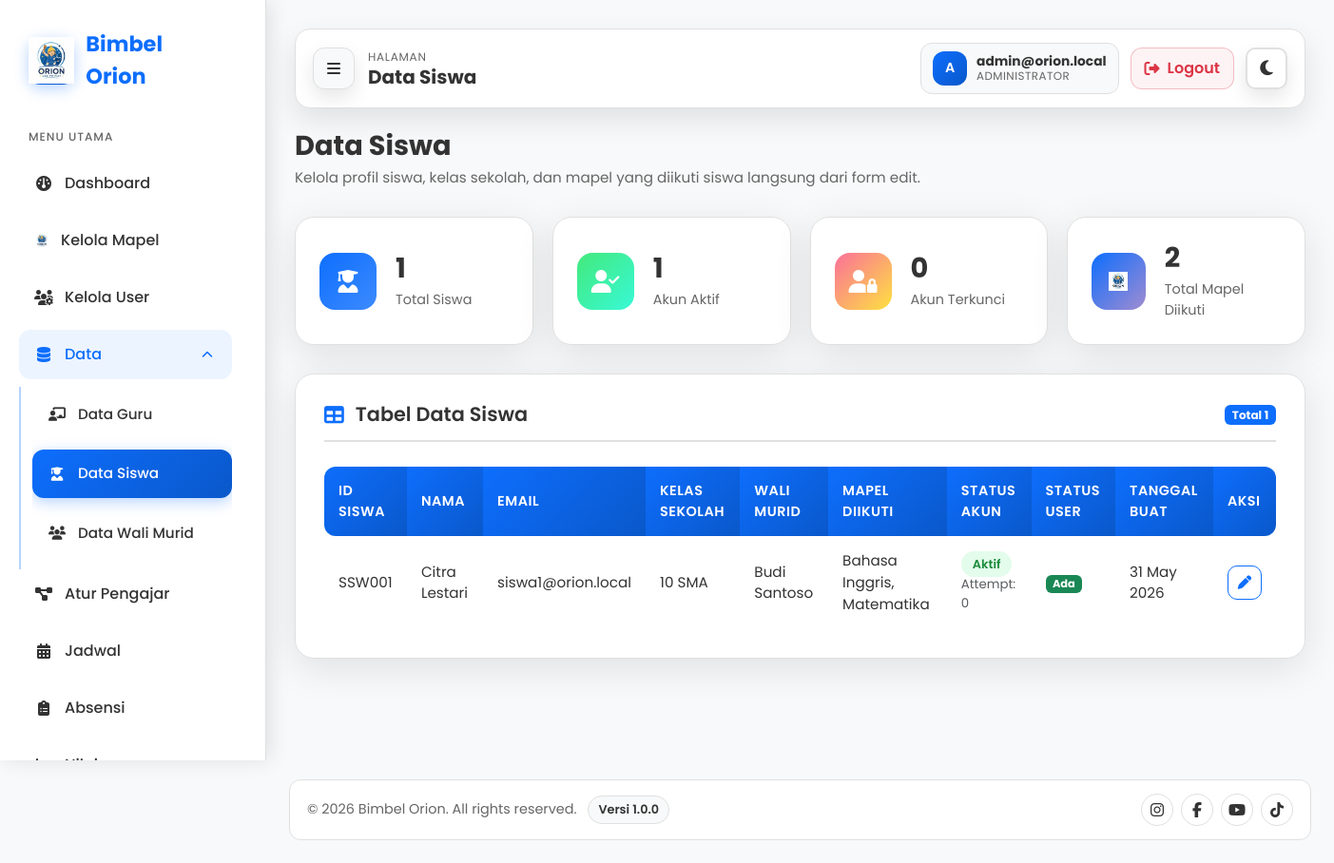
Page /index.php?page=admin-siswa (signed in) on the committed database.
### tables this page shows
CREATE TABLE siswa (
  id CHAR(6) NOT NULL,
  nama VARCHAR(150) NOT NULL,
  kelas_sekolah VARCHAR(50) DEFAULT 'Privat',
  asal_sekolah VARCHAR(150) DEFAULT NULL,
  alamat TEXT DEFAULT NULL,
  no_telp VARCHAR(20) DEFAULT NULL,
  foto_path VARCHAR(255) DEFAULT NULL,
  wali_id CHAR(6) DEFAULT NULL,
  created_at TIMESTAMP NOT NULL DEFAULT CURRENT_TIMESTAMP,
  PRIMARY KEY (id),
  KEY idx_siswa_wali (wali_id),
  KEY idx_siswa_nama (nama),
  CONSTRAINT fk_siswa_user
    FOREIGN KEY (id) REFERENCES users(id)
    ON DELETE CASCADE
    ON UPDATE CASCADE,
  CONSTRAINT fk_siswa_wali
    FOREIGN KEY (wali_id) REFERENCES wali_murid(id)
    ON DELETE SET NULL
    ON UPDATE CASCADE
);

CREATE TABLE users (
  id CHAR(6) NOT NULL,
  email VARCHAR(191) NOT NULL,
  password VARCHAR(255) NOT NULL,
  role ENUM('admin','guru','siswa','wali_murid') NOT NULL,
  is_locked TINYINT(1) NOT NULL DEFAULT 0,
  attempts INT UNSIGNED NOT NULL DEFAULT 0,
  created_at TIMESTAMP NOT NULL DEFAULT CURRENT_TIMESTAMP,
  PRIMARY KEY (id),
  UNIQUE KEY uk_users_email (email),
  KEY idx_users_role (role)
);

CREATE TABLE wali_murid (
  id CHAR(6) NOT NULL,
  nama VARCHAR(150) NOT NULL,
  no_telp VARCHAR(20) DEFAULT NULL,
  hubungan VARCHAR(50) DEFAULT NULL,
  pekerjaan VARCHAR(100) DEFAULT NULL,
  alamat TEXT DEFAULT NULL,
  foto_path VARCHAR(255) DEFAULT NULL,
  created_at TIMESTAMP NOT NULL DEFAULT CURRENT_TIMESTAMP,
  PRIMARY KEY (id),
  KEY idx_wali_nama (nama)
);

### controllers/BaseController.php (called while the page is built, shortened)
<?php
abstract class BaseController
{
  protected function render(string $view, array $data = []): void
  {
    $data['csrf_token'] = $data['csrf_token'] ?? SessionHelper::getCsrfToken();
    $data['current_user_id'] = $data['current_user_id'] ?? SessionHelper::getUserId();
    $data['current_user_role'] = $data['current_user_role'] ?? SessionHelper::getUserRole();
    $data['current_user_name'] = $data['current_user_name'] ?? ($_SESSION['nama'] ?? null);
    $data['flash'] = $data['flash'] ?? SessionHelper::getFlash();
    extract($data);
    $viewRelative = str_replace(['/', '\\'], DIRECTORY_SEPARATOR, $view) . '.php';
    $viewPath = __DIR__ . '/../views/' . $viewRelative;
    require $viewPath;
  }
}

### controllers/admin/siswa/AdminSiswaController.php (called while the page is built, shortened)
<?php
require_once __DIR__ . '/../../../models/admin/AdminSiswaRepository.php';
class AdminSiswaController extends BaseAdminController
{
  private AdminSiswaRepository $siswaRepository;
  public function __construct()
  {
    $this->siswaRepository = new AdminSiswaRepository();
  }
  public function siswa(): void
  {
    $siswa = $this->siswaRepository->getSiswaList();
    $siswaMapelSelected = [];
    foreach ($siswa as $row) {
      $siswaMapelSelected[(string)$row['id']] = $this->siswaRepository->getMapelIdsBySiswa((string)$row['id']);
    }
    $totalSiswa = count($siswa);
    $siswaLocked = count(array_filter($siswa, fn($row) => (int)$row['is_locked'] === 1));
    $siswaAktif = $totalSiswa - $siswaLocked;
    $totalMapelSiswa = $this->siswaRepository->countActiveSiswaMapel();
    $this->render('admin/siswa', compact(
      'pageTitle',
      'activePage',
      'siswa',
      'mapelOptions',
      'waliOptions',
      'siswaMapelSelected',
      'totalSiswa',
      'siswaAktif',
      'siswaLocked',
      'totalMapelSiswa',
      'mapelAktif',
      'error',
      'success'
    ));
  }
}

### core/Router.php (called while the page is built, shortened)
<?php
require_once __DIR__ . '/../controllers/admin/siswa/AdminSiswaController.php';
class Router
{
  private function requireRole(string $role, callable $callback): void
  {
    $callback();
  }
}

### index.php (called while the page is built, shortened)
<?php
require_once __DIR__ . '/config/database.php';
require_once __DIR__ . '/core/Router.php';
$page = $_GET['page'] ?? 'index';
$page = preg_replace('/[^a-zA-Z0-9_\-]/', '', $page);
$router = new Router();
$router->dispatch($page);

### config/database.php (called while the page is built, shortened)
<?php
function getDB(): PDO {
    static $pdo = null;
    $dsn = "mysql:host=" . DB_HOST . ";dbname=" . DB_NAME . ";charset=" . DB_CHAR;
    $options = [
        PDO::ATTR_ERRMODE            => PDO::ERRMODE_EXCEPTION,
        PDO::ATTR_DEFAULT_FETCH_MODE => PDO::FETCH_ASSOC,
        PDO::ATTR_EMULATE_PREPARES   => false,
    ];
    try {
        $pdo = new PDO($dsn, DB_USER, DB_PASS, $options);
        $pdo->exec("SET NAMES utf8mb4 COLLATE utf8mb4_general_ci");
    } catch (PDOException $e) {
        error_log("DB Error: " . $e->getMessage());
        die(json_encode(['error' => 'Koneksi database gagal.']));
    }
    return $pdo;
}

### models/admin/AdminSiswaRepository.php (called while the page is built, shortened)
<?php
require_once __DIR__ . '/../../config/database.php';
class AdminSiswaRepository {
  private PDO $db;
  public function __construct(?PDO $db = null, ?IdCounterModel $idCounterModel = null) {
    $this->db = $db ?? getDB();
  }
  public function getSiswaList(): array {
    $stmt = $this->db->query("
      SELECT
        u.id,
        u.email,
        u.is_locked,
        u.attempts,
        u.created_at,
        s.nama,
        s.kelas_sekolah AS kelas,
        s.wali_id,
        wm.nama AS wali_nama,
        wm.no_telp AS wali_no_telp,
        wm.hubungan AS wali_hubungan,
        s.asal_sekolah,
        s.alamat,
        s.no_telp,
        COALESCE(mp.mapel_diikuti, '-') AS mapel_diikuti
      FROM users u
      LEFT JOIN siswa s ON s.id = u.id
      LEFT JOIN wali_murid wm ON wm.id = s.wali_id
      LEFT JOIN (
        SELECT
          sm.siswa_id,
          GROUP_CONCAT(m.nama ORDER BY m.nama SEPARATOR ', ') AS mapel_diikuti
        FROM siswa_mapel sm
        INNER JOIN mapel m ON m.id = sm.mapel_id
        WHERE sm.status = 'aktif'
        GROUP BY sm.siswa_id
      ) mp ON mp.siswa_id = s.id
      WHERE u.role = 'siswa'
      ORDER BY s.nama ASC, u.created_at DESC
    ");
    return $stmt->fetchAll();
  }
  public function getMapelIdsBySiswa(string $siswaId): array {
    $stmt = $this->db->prepare("
      SELECT mapel_id
      FROM siswa_mapel
      WHERE siswa_id = ?
        AND status = 'aktif'
      ORDER BY mapel_id ASC
    ");
    $stmt->execute([$siswaId]);
    return array_values(array_map('strval', $stmt->fetchAll(PDO::FETCH_COLUMN)));
  }
  public function countActiveSiswaMapel(): int {
    $stmt = $this->db->query("SELECT COUNT(*) FROM siswa_mapel WHERE status = 'aktif'");
    return (int)$stmt->fetchColumn();
  }
}

### views/admin/siswa.php (the view, shortened to what this page needs)
<?php require __DIR__ . '/../layouts/header.php'; ?>
<div class="dashboard-container">
  <?php require __DIR__ . '/../layouts/sidebar.php'; ?>
  <main class="main-content admin-siswa-page">
    <?php require __DIR__ . '/../layouts/dashboard-navbar.php'; ?>
    <div class="page-header animate-fade-in">
      <h1>Data Siswa</h1>
      <p>Kelola profil siswa, kelas sekolah, dan mapel yang diikuti siswa langsung dari form edit.</p>
    </div>
    <div class="stats-grid">
      <div class="stat-card animate-fade-in delay-1">
        <div class="icon blue"><i class="fas fa-user-graduate"></i></div>
        <div class="info">
          <h3><?= (int)($totalSiswa ?? 0) ?></h3>
          <p>Total Siswa</p>
        </div>
      </div>
      <div class="stat-card animate-fade-in delay-2">
        <div class="icon green"><i class="fas fa-user-check"></i></div>
        <div class="info">
          <h3><?= (int)($siswaAktif ?? 0) ?></h3>
          <p>Akun Aktif</p>
        </div>
      </div>
      <div class="stat-card animate-fade-in delay-3">
        <div class="icon orange"><i class="fas fa-user-lock"></i></div>
        <div class="info">
          <h3><?= (int)($siswaLocked ?? 0) ?></h3>
          <p>Akun Terkunci</p>
        </div>
      </div>
      <div class="stat-card animate-fade-in delay-4">
        <div class="icon purple"><img src="public/image/logo-bimbel-orion.jpg" alt="Logo Bimbel Orion" style="width: 20px; height: 20px; object-fit: contain;"></div>
        <div class="info">
          <h3><?= (int)($totalMapelSiswa ?? 0) ?></h3>
          <p>Total Mapel Diikuti</p>
        </div>
      </div>
    </div>
    <div class="content-card animate-fade-in">
      <div class="card-header">
        <h3><i class="fas fa-table"></i> Tabel Data Siswa</h3>
        <span class="badge bg-primary">Total <?= (int)($totalSiswa ?? 0) ?></span>
      </div>
      <div class="table-responsive">
        <table class="table-custom">
          <thead>
            <tr>
              <th>ID Siswa</th>
              <th>Nama</th>
              <th>Email</th>
              <th>Kelas Sekolah</th>
              <th>Wali Murid</th>
              <th>Mapel Diikuti</th>
              <th>Status Akun</th>
              <th>Status User</th>
              <th>Tanggal Buat</th>
              <th>Aksi</th>
            </tr>
          </thead>
          <tbody>
            <?php if (!empty($siswa)): ?>
              <?php foreach ($siswa as $row): ?>
                <?php
                  $isLocked = (int)($row['is_locked'] ?? 0) === 1;
                  $statusClass = $isLocked ? 'badge-terkunci' : 'badge-aktif';
                  $statusText = $isLocked ? 'Terkunci' : 'Aktif';
                  $kelas = trim((string)($row['kelas'] ?? '')) !== '' ? $row['kelas'] : 'Privat';
                  $namaSiswa = trim((string)($row['nama'] ?? '')) !== '' ? $row['nama'] : 'Belum diisi';
                  $waliNama = trim((string)($row['wali_nama'] ?? '')) !== '' ? $row['wali_nama'] : '-';
                  $waliNoTelp = trim((string)($row['wali_no_telp'] ?? '')) !== '' ? $row['wali_no_telp'] : '-';
                  $waliHubungan = trim((string)($row['wali_hubungan'] ?? '')) !== '' ? $row['wali_hubungan'] : '-';
                  $asalSekolah = trim((string)($row['asal_sekolah'] ?? '')) !== '' ? $row['asal_sekolah'] : '-';
                  $alamat = trim((string)($row['alamat'] ?? '')) !== '' ? $row['alamat'] : '-';
                  $noTelp = trim((string)($row['no_telp'] ?? '')) !== '' ? $row['no_telp'] : '-';
                  $statusUser = !empty($row['email']) ? 'Ada' : 'Belum Ada';
                  $tanggal = !empty($row['created_at']) ? date('d M Y', strtotime($row['created_at'])) : '-';
                  $tanggalLengkap = !empty($row['created_at']) ? date('d-m-Y H:i', strtotime($row['created_at'])) : '-';
                  $mapelDiikuti = trim((string)($row['mapel_diikuti'] ?? '')) !== '' ? $row['mapel_diikuti'] : '-';
                ?>
                <tr>
                  <td><?= htmlspecialchars($row['id']) ?></td>
                  <td><?= htmlspecialchars($namaSiswa) ?></td>
                  <td><?= htmlspecialchars($row['email']) ?></td>
                  <td><?= htmlspecialchars($kelas) ?></td>
                  <td><?= htmlspecialchars($waliNama) ?></td>
                  <td><?= htmlspecialchars($mapelDiikuti) ?></td>
                  <td>
                    <span class="badge-status <?= $statusClass ?>"><?= htmlspecialchars($statusText) ?></span>
                    <div class="small text-muted">Attempt: <?= (int)($row['attempts'] ?? 0) ?></div>
                  </td>
                  <td>
                    <?php if (!empty($row['email'])): ?>
                      <span class="badge bg-success">Ada</span>
                    <?php else: ?>
                      <span class="badge bg-warning text-dark">Belum Ada</span>
                    <?php endif; ?>
                  </td>
                  <td><?= htmlspecialchars($tanggal) ?></td>
                  <td class="text-nowrap">
                    <button
                      type="button"
                      class="btn btn-sm btn-outline-primary edit-siswa-btn admin-action-icon"
                      data-bs-toggle="modal"
                      data-bs-target="#editSiswaModal"
                      data-siswa-id="<?= htmlspecialchars($row['id']) ?>"
                      data-nama="<?= htmlspecialchars($namaSiswa) ?>"
                      data-kelas="<?= htmlspecialchars($kelas) ?>"
                      data-wali-id="<?= htmlspecialchars((string)($row['wali_id'] ?? '')) ?>"
                      data-mapel-ids='<?= htmlspecialchars(json_encode($siswaMapelSelected[$row['id']] ?? []), ENT_QUOTES, 'UTF-8') ?>'
                      data-email="<?= htmlspecialchars((string)($row['email'] ?? '-'), ENT_QUOTES) ?>"
                      data-status-akun="<?= htmlspecialchars($statusText, ENT_QUOTES) ?>"
                      data-status-user="<?= htmlspecialchars($statusUser, ENT_QUOTES) ?>"
                      data-attempts="<?= htmlspecialchars((string)($row['attempts'] ?? 0), ENT_QUOTES) ?>"
                      data-no-telp="<?= htmlspecialchars($noTelp, ENT_QUOTES) ?>"
                      data-alamat="<?= htmlspecialchars($alamat, ENT_QUOTES) ?>"
                      data-asal-sekolah="<?= htmlspecialchars($asalSekolah, ENT_QUOTES) ?>"
                      data-wali-nama="<?= htmlspecialchars($waliNama, ENT_QUOTES) ?>"
                      data-wali-no-telp="<?= htmlspecialchars($waliNoTelp, ENT_QUOTES) ?>"
                      data-wali-hubungan="<?= htmlspecialchars($waliHubungan, ENT_QUOTES) ?>"
                      data-mapel-diikuti="<?= htmlspecialchars($mapelDiikuti, ENT_QUOTES) ?>"
                      data-created-at="<?= htmlspecialchars($tanggalLengkap, ENT_QUOTES) ?>"
                    >
                      <i class="fas fa-pen"></i>
                    </button>
                  </td>
                </tr>
              <?php endforeach; ?>
            <?php endif; ?>
          </tbody>
        </table>
      </div>
    </div>
  </main>
</div>
<?php require __DIR__ . '/../layouts/footer.php'; ?>

### rows in the picture
siswa: id "SSW001", nama "Citra Lestari", id.email "siswa1@orion.local", kelas_sekolah "10 SMA", wali.nama "Budi Santoso", mapelDiikuti "Bahasa Inggris, Matematika", id.is_locked "Aktif", id.attempts "0", id.created_at "31 May 2026"

### other values in the picture
$menu['label'] "Dashboard"
$menu['label'] "Kelola Mapel"
$menu['label'] "Kelola User"
$menu['label'] "Data"
$submenu['label'] "Data Guru"
$submenu['label'] "Data Siswa"
$submenu['label'] "Data Wali Murid"
$menu['label'] "Atur Pengajar"
$menu['label'] "Jadwal"
$menu['label'] "Absensi"
$pageHeading "Data Siswa"
$initial "A"
$nama "admin@orion.local"
$roleLabel "ADMINISTRATOR"
$totalSiswa "1"
